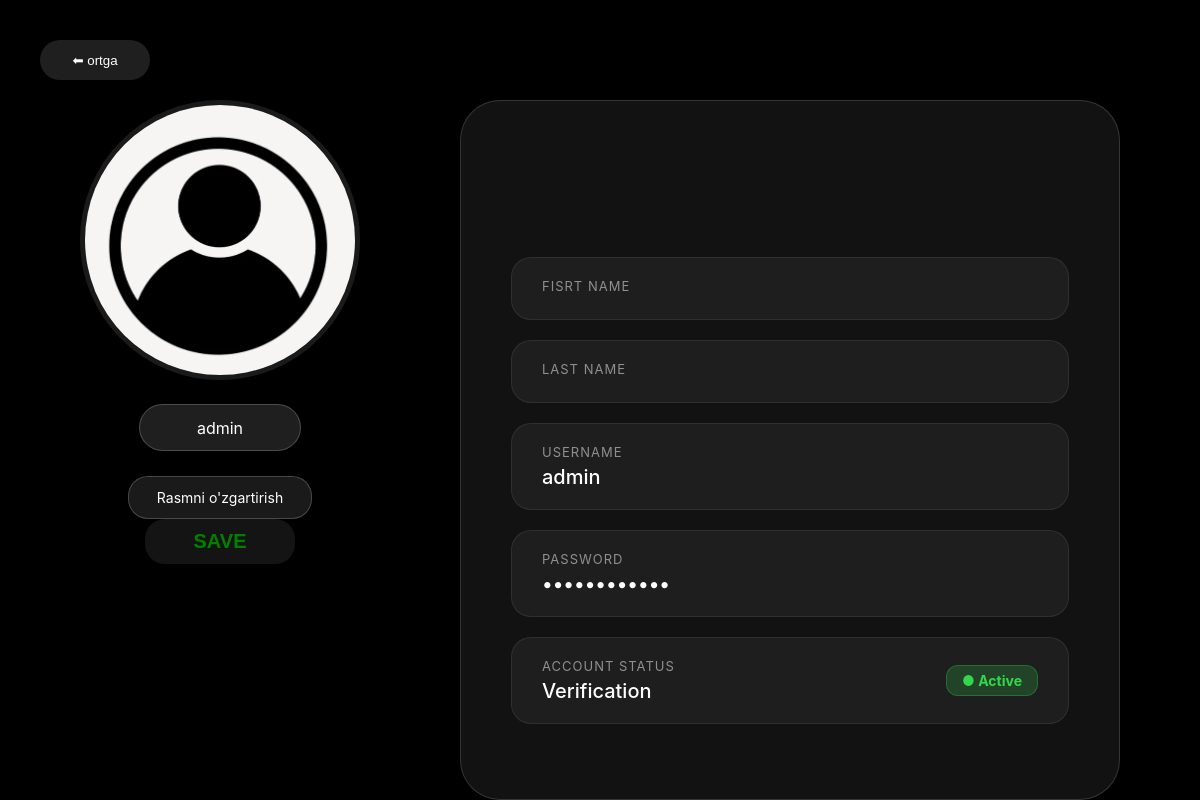
/profile_settings/ (signed in), run on an earlier commit of the app's database.
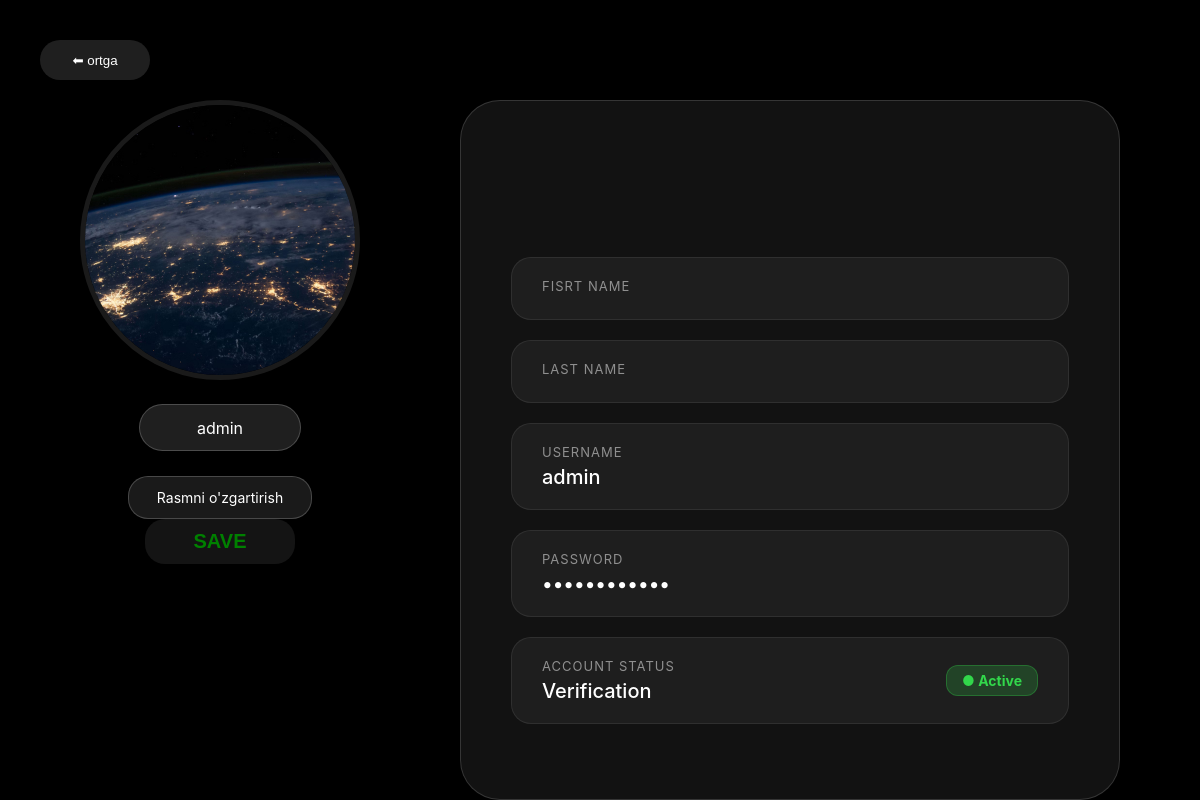
And on a later commit of the database.
### app/models.py (models this page shows, shortened)
class Users(AbstractUser):
    about = models.TextField(blank=True, null=True)
    image = models.ImageField(upload_to='users/', default='media/users/image.png')

### app/views.py (the view, shortened to what this page needs)
# urls.py: path("profile_settings/", ProfileSettings.as_view(), name='profile_settings'),
class ProfileSettings(LoginRequiredMixin, View):
    template_name = 'profile_settings.html'
    def get(self, request):
        profile = request.user
        return render(request, self.template_name, {'profile': profile})

### templates/profile_settings.html (shortened to what this page needs)
<!DOCTYPE html>
<html lang="en">
<head>
</head>
<body>
    <a href="{% url 'info' user.id %}"><button class="back-btn">⬅ ortga</button></a>
    <div class="left">
        <div class="p_img">
            <img src="{{ user.image.url }}" alt="Avatar">
        </div>
        <div class="txt">
            <div class="usr">{{user.username}}</div>
        </div>
        <div class="change">
            <form action="" method="post" enctype="multipart/form-data" >
                <label for="upload">Rasmni o'zgartirish</label>
                <button class="save"><strong>SAVE</strong></button>
            </form>
        </div>
    </div>
    <div class="right">
        <h2 class="header-title">Shaxsiy ma'lumotlar</h2>
        <div class="info-row">
            <div class="label-box">
                <span class="label-name">Fisrt Name</span>
            </div>
        </div>
        <div class="info-row">
            <div class="label-box">
                <span class="label-name">Last Name</span>
            </div>
        </div>
        <div class="info-row">
            <div class="label-box">
                <span class="label-name">Username</span>
                <span class="value-text">{{user.username}}</span>
            </div>
        </div>
        <div class="info-row">
            <div class="label-box">
                <span class="label-name">Password</span>
                <span class="value-text">••••••••••••</span>
            </div>
        </div>
        <div class="info-row">
            <div class="label-box">
                <span class="label-name">Account Status</span>
                <span class="value-text">Verification</span>
            </div>
            <span class="status-badge">● Active</span>
        </div>
    </div>
</body>

What changed in the data, as far as the page shows it:
changed Users "admin": image: a different picture
